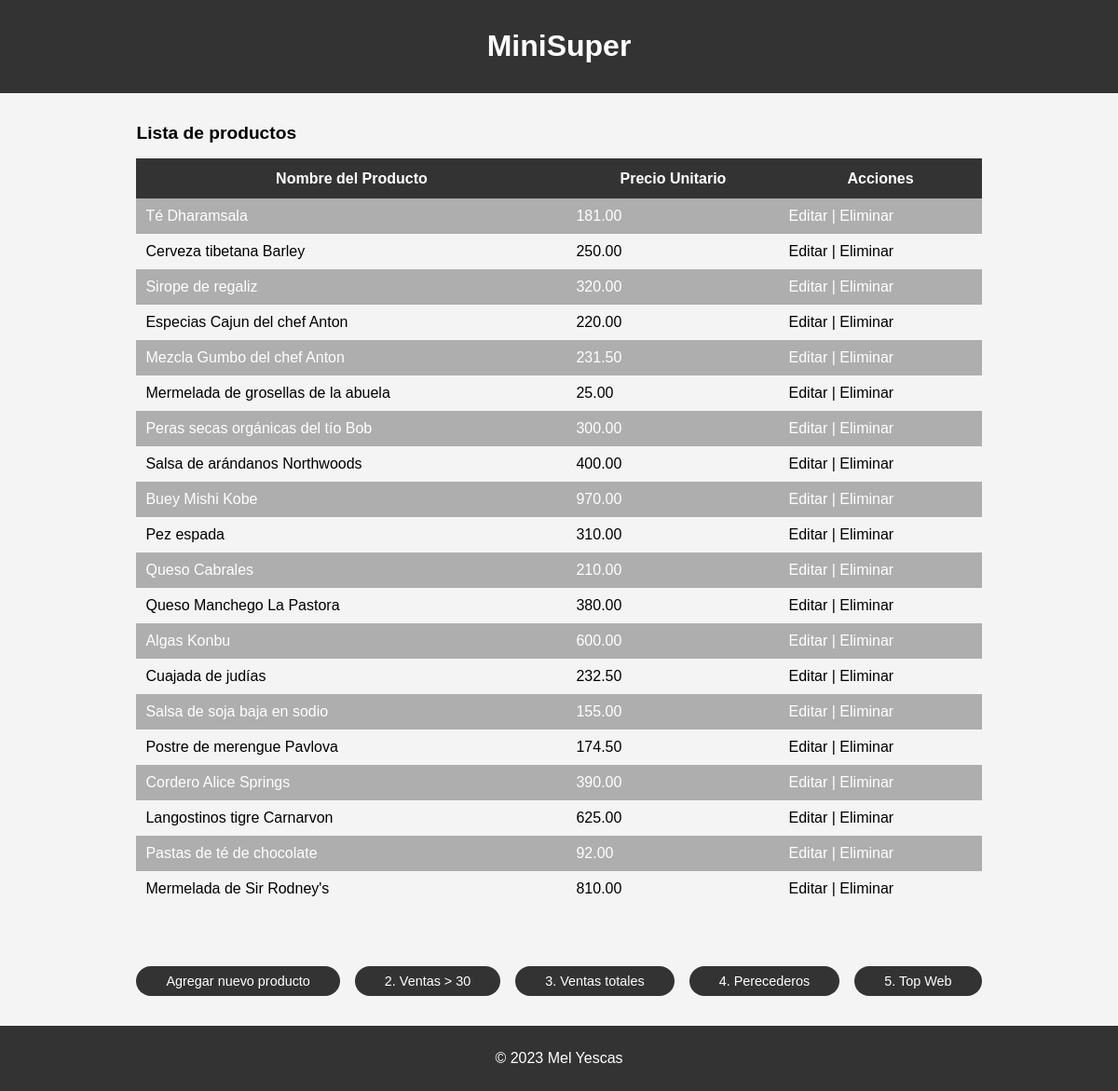
/gestion/, run on the app's committed database.
### gestion/models.py (models this page shows, shortened)
class Products(models.Model):
    ProductId = models.AutoField(primary_key=True)
    ProductName = models.CharField(max_length=255)
    SupplierId = models.ForeignKey(Suppliers, on_delete=models.CASCADE)
    CategoryId = models.ForeignKey(Categories, on_delete=models.CASCADE)
    UnitPrice = models.DecimalField(max_digits=10, decimal_places=2)
    UnitsInStock = models.IntegerField()
    UnitsOnOrder = models.IntegerField()
    UnitsSoldInStore = models.IntegerField()
    Suspended = models.BooleanField(default=False)

### gestion/views.py (the view)
# urls.py: path("", views.index, name="index"),
def index(request):
    products = Products.objects.all()
    context = {"products": products}
    return render(request, "index.html", context)

### gestion/templates/index.html (shortened to what this page needs)
{% extends "base.html" %}
{% block content %}
<h2 class="sub-header">Lista de productos</h2>
<table class="table-products">
    <thead>
        <tr>
            <th>Nombre del Producto</th>
            <th>Precio Unitario</th>
            <th>Acciones</th>
        </tr>
    </thead>
    <tbody>
        {% for product in products %}
        <tr>
            <td>{{ product.ProductName }}</td>
            <td>{{ product.UnitPrice }}</td>
            <td>
                <a href="{% url 'update' product.ProductId %}">Editar</a> |
                <a href="{% url 'delete' product.ProductId %}">Eliminar</a>
            </td>
        </tr>
        {% endfor %}
    </tbody>
</table>
<div class="cont-flex">
    <a href="{% url 'create' %}" class="btn-add">Agregar nuevo producto</a>
    <a href="{% url 'total_income_over_30_units' %}" class="btn-add">2. Ventas > 30</a>
    <a href="{% url 'remaining_units_after_sales' %}" class="btn-add">3. Ventas totales</a>
    <a href="{% url 'non_perishable' %}" class="btn-add">4. Perecederos</a>
    <a href="{% url 'top_web_sales' %}" class="btn-add">5. Top Web</a>
</div>
{% endblock %}

### gestion/templates/base.html (shortened to what this page needs)
{% load static %}
<!DOCTYPE html>
<html lang="es">
    <head>
    <link rel="stylesheet" href="{% static 'css/base.css' %}">
    </head>
    <body>
        <header>
            <h1>MiniSuper</h1>
        </header>
        <main>
            <div class="content">
                {% block content %}{% endblock %}
            </div>
        </main>
        <footer>
            <p>&copy; 2023 Mel Yescas</p>
        </footer>
    </body>
</html>

### gestion/static/css/base.css (style rules this page uses)
:root { --color-fondo: #f4f4f4; --color-header-footer: #333; --color-white: white; --color-gray: #aeaeae; --color-hover: #3fa1dd; }
body { font-family: Arial, sans-serif; padding: 0; margin: 0; background-color: var(--color-fondo); display: flex; flex-direction: column; min-height: 100vh; }
header, footer { background-color: var(--color-header-footer); color: var(--color-white); text-align: center; padding: 10px 0; }
main { display: flex; justify-content: center; flex-grow: 1; }
a { text-decoration: none; color: inherit; }
.content { margin: 1rem 0 2rem; max-width: 100%; }
.sub-header { font-size: 1.2rem; }
.table-products { width: 100%; border-collapse: collapse; margin: 1rem 0 2rem; }
.table-products th { padding: .8rem; background-color: var(--color-header-footer); color: var(--color-white); }
.table-products td { padding: 10px; }
.table-products tbody tr:nth-child(odd) { background-color: var(--color-gray); color: var(--color-white); }
.btn-add { border-radius: 1rem; padding: 0.5rem 2rem; text-decoration: none; color: var(--color-white); background: var(--color-header-footer); margin: 2rem 0 0; border: none; font-size: .9rem; }
.cont-flex { display: flex; justify-content: center; gap: 1rem; }

### data on the page
Products: ProductName "Té Dharamsala", UnitPrice "181.00"
Products: ProductName "Cerveza tibetana Barley", UnitPrice "250.00"
Products: ProductName "Sirope de regaliz", UnitPrice "320.00"
Products: ProductName "Especias Cajun del chef Anton", UnitPrice "220.00"
Products: ProductName "Mezcla Gumbo del chef Anton", UnitPrice "231.50"
Products: ProductName "Mermelada de grosellas de la abuela", UnitPrice "25.00"
Products: ProductName "Peras secas orgánicas del tío Bob", UnitPrice "300.00"
Products: ProductName "Salsa de arándanos Northwoods", UnitPrice "400.00"
Products: ProductName "Buey Mishi Kobe", UnitPrice "970.00"
Products: ProductName "Pez espada", UnitPrice "310.00"
Products: ProductName "Queso Cabrales", UnitPrice "210.00"
Products: ProductName "Queso Manchego La Pastora", UnitPrice "380.00"
Products: ProductName "Algas Konbu", UnitPrice "600.00"
Products: ProductName "Cuajada de judías", UnitPrice "232.50"
Products: ProductName "Salsa de soja baja en sodio", UnitPrice "155.00"
Products: ProductName "Postre de merengue Pavlova", UnitPrice "174.50"
Products: ProductName "Cordero Alice Springs", UnitPrice "390.00"
Products: ProductName "Langostinos tigre Carnarvon", UnitPrice "625.00"
Products: ProductName "Pastas de té de chocolate", UnitPrice "92.00"
Products: ProductName "Mermelada de Sir Rodney's", UnitPrice "810.00"
